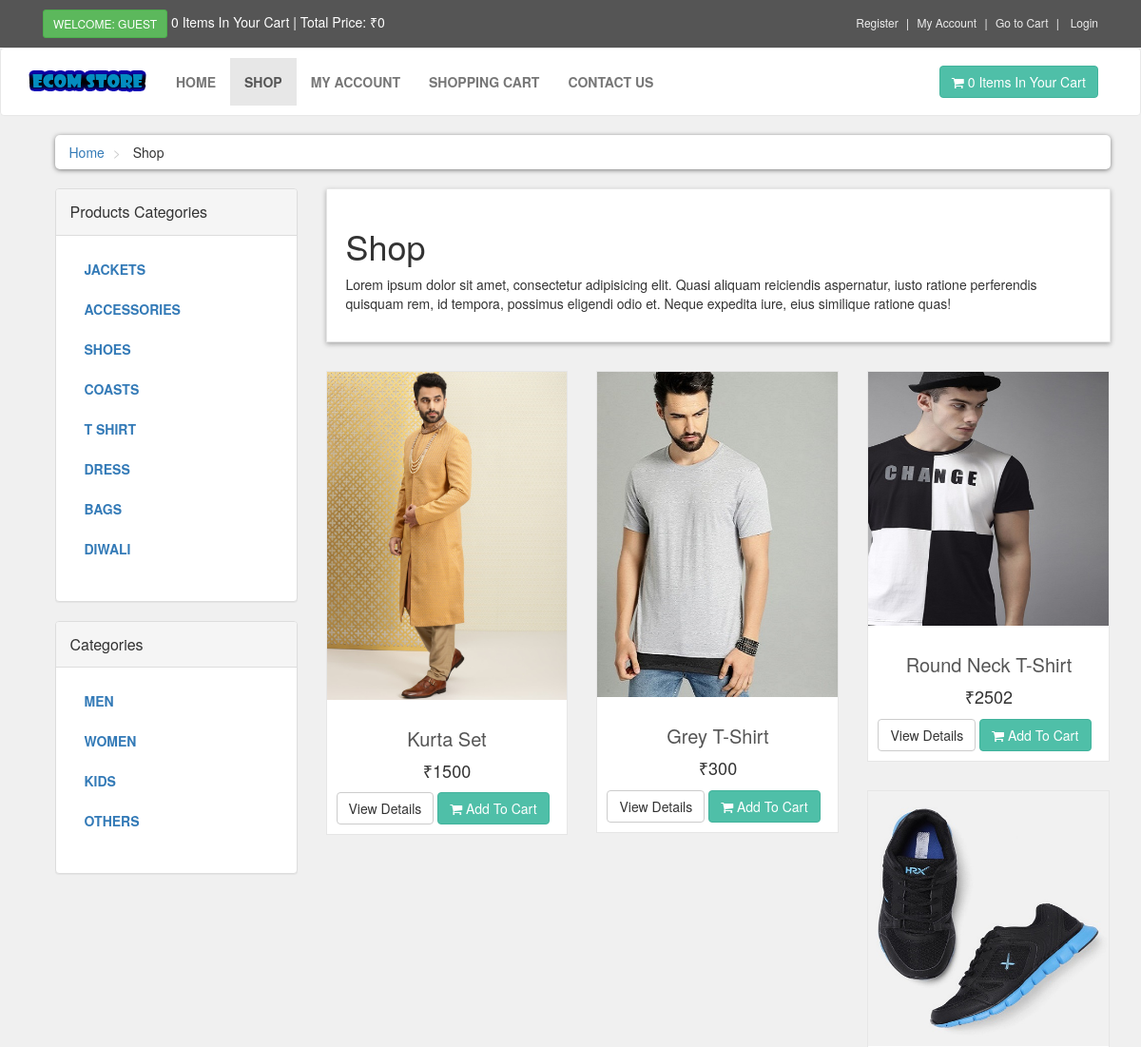
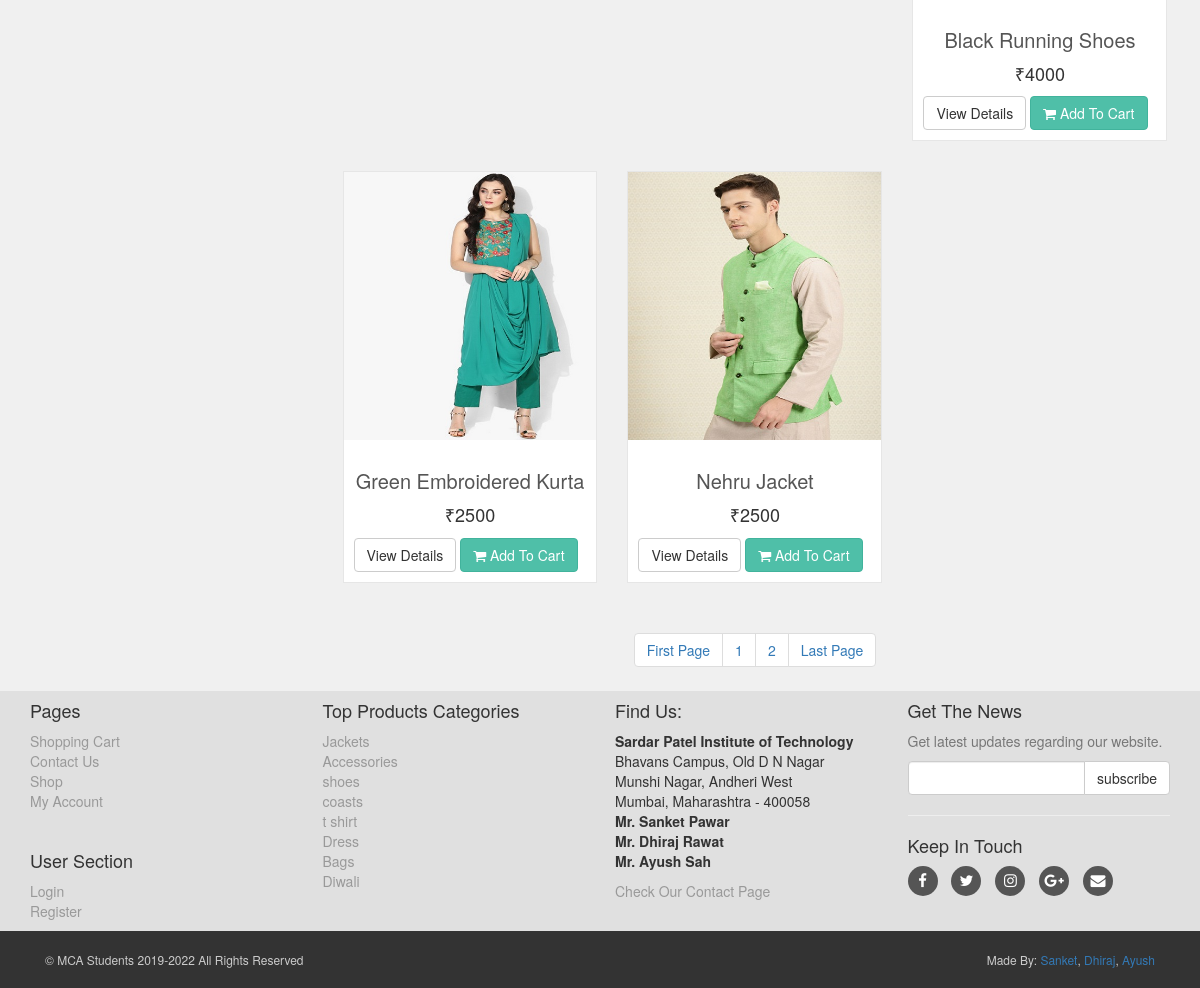
The page /shop.php on the database its author committed (2 pictures, top to bottom).
### tables this page shows
CREATE TABLE `product_categories` (
  `p_cat_id` int(10) NOT NULL,
  `p_cat_title` text NOT NULL,
  `p_cat_desc` text NOT NULL
);

CREATE TABLE `categories` (
  `cat_id` int(10) NOT NULL,
  `cat_title` text NOT NULL,
  `cat_desc` varchar(255) NOT NULL
);

CREATE TABLE `product` (
  `product_id` int(10) NOT NULL,
  `p_cat_id` int(10) NOT NULL,
  `cat_id` int(10) NOT NULL,
  `manufacturer_id` int(10) NOT NULL,
  `date` timestamp NOT NULL DEFAULT current_timestamp() ON UPDATE current_timestamp(),
  `product_title` text NOT NULL,
  `product_img1` text NOT NULL,
  `product_img2` text NOT NULL,
  `product_img3` text NOT NULL,
  `product_price` text NOT NULL,
  `product_keywords` text NOT NULL,
  `product_desc` text NOT NULL
);

### shop.php (the view, shortened to what this page needs)
<?php
include("includes/header.php");
?>
    <div id="content">
        <div class="container">
            <div class="col-md-12">
                <ul class="breadcrumb">
                    <li>
                        <a href="index.php">Home</a>
                    </li>
                    <li>
                        Shop
                    </li>
                </ul>
            </div>
            <div class="col-md-3">
                <?php
                include("includes/sidebar.php");
                ?>
            </div>
            <div class="col-md-9">
            <?php
                if(!isset($_GET['p_cat'])){
                    if(!isset($_GET['cat'])){
                        echo "
                        <div class='box'>
                            <h1>Shop</h1>
                            <p>
                                Lorem ipsum dolor sit amet, consectetur adipisicing elit. Quasi aliquam reiciendis aspernatur, iusto ratione perferendis quisquam rem, id tempora, possimus eligendi odio et. Neque expedita iure, eius similique ratione quas!
                            </p>
                        </div>
                        ";
                    }
                }
            ?>
                <div class="row">
                <?php
                        if(!isset($_GET['p_cat'])){
                         if(!isset($_GET['cat'])){
                            $per_page=6;
                            if(isset($_GET['page'])){
                                $page = $_GET['page'];
                            }else{
                                $page=1;
                            }
                            $start_from = ($page-1) * $per_page;
                            $get_products = "select * from product order by 1 DESC LIMIT $start_from,$per_page";
                            $run_products = mysqli_query($con,$get_products);
                            while($row_products=mysqli_fetch_array($run_products)){
                                $pro_id = $row_products['product_id'];
                                $pro_title = $row_products['product_title'];
                                $pro_price = $row_products['product_price'];
                                $pro_img1 = $row_products['product_img1'];
                                echo "
                                    <div class='col-md-4 col-sm-6 center-responsive'>
                                        <div class='product'>
                                            <a href='details.php?pro_id=$pro_id'>
                                                <img class='img-responsive' src='admin_area/product_images/$pro_img1'>
                                            </a>
                                            <div class='text'>
                                                <h3>
                                                    <a href='details.php?pro_id=$pro_id'> $pro_title </a>
                                                </h3>
                                                <p class='price'>
                                                    ₹$pro_price
                                                </p>
                                                <p class='buttons'>
                                                    <a class='btn btn-default' href='details.php?pro_id=$pro_id'>
                                                        View Details
                                                    </a>
                                                    <a class='btn btn-primary' href='details.php?pro_id=$pro_id'>
                                                        <i class='fa fa-shopping-cart'></i> Add To Cart
                                                    </a>
                                                </p>
                                            </div>
                                        </div>
                                    </div>
                                ";
                        }
                   ?>
                </div>
                    <center>
                        <ul class="pagination">
                            <?php
                    $query = "select * from product";
                    $result = mysqli_query($con,$query);
                    $total_records = mysqli_num_rows($result);
                    $total_pages = ceil($total_records / $per_page);
                        echo "
                            <li>
                                <a href='shop.php?page=1'> ".'First Page'." </a>
                            </li>
                        ";
                        for($i=1; $i<=$total_pages; $i++){
                              echo "
                            <li>
                                <a href='shop.php?page=".$i."'> ".$i." </a>
                            </li>
                        ";
                        };
                        echo "
                            <li>
                                <a href='shop.php?page=$total_pages'> ".'Last Page'." </a>
                            </li>
                        ";
					    	}
						}
					 ?>
                        </ul>
                    </center>
            </div>
        </div>
    </div>
    <?php
    include("includes/footer.php");
    ?>
</body>
</html>

### functions/functions.php (shortened to what this page needs)
<?php
$db = mysqli_connect("localhost","root","","id11385548_website");
function getRealIpUser(){
    switch(true){
            default : return $_SERVER['REMOTE_ADDR'];
    }
}
function getPCats(){
    global $db;
    $get_p_cats = "select * from product_categories";
    $run_p_cats = mysqli_query($db,$get_p_cats);
    while($row_p_cats=mysqli_fetch_array($run_p_cats)){
        $p_cat_id = $row_p_cats['p_cat_id'];
        $p_cat_title = $row_p_cats['p_cat_title'];
        echo "
            <li>
                <a href='shop.php?p_cat=$p_cat_id'>$p_cat_title </a>
            </li>
        ";
    }
}
function getCats(){
    global $db;
    $get_cats = "select * from categories";
    $run_cats = mysqli_query($db,$get_cats);
    while($row_cats=mysqli_fetch_array($run_cats)){
        $cat_id = $row_cats['cat_id'];
        $cat_title = $row_cats['cat_title'];
        echo "
            <li>
                <a href='shop.php?cat=$cat_id'>$cat_title </a>
            </li>
        ";
    }
}
function items(){
    global $db;
    $ip_add = getRealIpUser();
    $get_items = "select * from cart where ip_add='$ip_add'";
    $run_items = mysqli_query($db,$get_items);
    $count_items = mysqli_num_rows($run_items);
    echo $count_items;
}
function total_price(){
    $total = 0;
    echo "₹" . $total;
}
?>

### includes/footer.php (shortened to what this page needs)
<div id="footer">
    <div class="container">
        <div class="row">
            <div class="col-sm-6 col-md-3">
                <ul>
                   <h4>Pages</h4>
                    <li><a href="cart.php">Shopping Cart</a></li>
                    <li><a href="contact.php">Contact Us</a></li>
                    <li><a href="shop.php">Shop</a></li>
                    <li><a href="customer/my_account.php">My Account</a></li>
                </ul>
                <br>
                <h4>User Section</h4>
                <ul>
                    <?php
                                if(!isset($_SESSION['customer_email'])){
                                    echo "<a href='checkout.php'>Login</a>";
                                }else{
                                    echo "<a href='customer/my_account.php?myorders'>My Account</a>";
                                }
                            ?>
                    <li><a href="customer_register.php">Register</a></li>
                </ul>
            </div>
            <div class="col-sm-6 col-md-3">
                <h4>Top Products Categories</h4>
                <ul>
                <?php
                        $get_p_cats = "select * from product_categories";
                        $run_p_cats = mysqli_query($con,$get_p_cats);
                        while($row_p_cats=mysqli_fetch_array($run_p_cats)){
                            $p_cat_id = $row_p_cats['p_cat_id'];
                            $p_cat_title = $row_p_cats['p_cat_title'];
                            echo "
                                <li>
                                    <a href='shop.php?p_cat=$p_cat_id'>
                                        $p_cat_title
                                    </a>
                                </li>
                            ";
                        }
                    ?>
                </ul>
            </div>
            <div class="col-sm-6 col-md-3">
                <h4>Find Us:</h4>
                <p>
                    <strong>Sardar Patel Institute of Technology</strong>
                    <br>Bhavans Campus, Old D N Nagar
                    <br>Munshi Nagar, Andheri West
                    <br>Mumbai, Maharashtra - 400058
                    <br><strong>Mr. Sanket Pawar</strong>&nbsp;<br><strong>Mr. Dhiraj Rawat</strong>&nbsp;<br><strong>Mr. Ayush Sah</strong>
                </p>
                <a href="contact.php">Check Our Contact Page</a>
            </div>
                <div class="col-sm-6 col-md-3">
                    <h4>Get The News</h4>
                    <p class="text-muted">
                        Get latest updates regarding our website.
                    </p>
                    <form action="" method="post">
                        <div class="input-group">
                            <input type="text" class="form-control" name="email">
                            <span class="input-group-btn">
                                <input type="submit" value="subscribe" class="btn btn-default">
                            </span>
                        </div>
                    </form>
                    <hr>
                    <h4>Keep In Touch</h4>
                    <p class="social">
                        <a href="#" class="fa fa-facebook"></a>
                        <a href="#" class="fa fa-twitter"></a>
                        <a href="#" class="fa fa-instagram"></a>
                        <a href="#" class="fa fa-google-plus"></a>
                        <a href="#" class="fa fa-envelope"></a>
                    </p>
                </div>
        </div>
    </div>
</div>
<div id="copyright">
    <div class="container">
        <div class="col-md-6">
            <p class="pull-left">&copy; MCA Students 2019-2022 All Rights Reserved</p>
        </div>
        <div class="col-md-6">
            <p class="pull-right"> Made By: <a href="https://www.facebook.com/pavarsanket">Sanket</a>, <a href="https://www.facebook.com/Dhirajsinghrawat">Dhiraj</a>, <a href="https://www.facebook.com/Sah.Ayush">Ayush</a></p>
        </div>
    </div>
</div>

### style.css (style rules this page uses)
body { font-size: 14px; line-height: 1.42857143; color: #333333; background: #f0f0f0; overflow-x: hidden; }
.btn-primary { color: rgb(255, 255, 255); background: rgb(79,191,168); border-color: rgb(65, 179, 156); }
.box { background: #ffffff; margin: 0 0 30px; border: solid 1px #e6e6e6; box-sizing: border-box; padding: 20px; box-shadow: 0px 2px 5px rgba(0, 0, 0, .3); }
#content { padding-left: 25px; }
#content .product { background: #ffffff; border: solid 1px #e6e6e6; margin-bottom: 30px; box-sizing: border-box; }
#content .product .text { padding: 10px 10px 0px; }
#content .product .text p.price { font-size: 18px; text-align: center; font-weight: 400; }
#content .product .text h3 { text-align: center; font-size: 20px; }
#content .product .text h3 a { color: rgb(85, 85, 85); }
.breadcrumb { padding: 8px 15px; margin-bottom: 20px; background: #ffffff; border-radius: 5px; box-shadow: 0px 1px 5px rgba(0, 0, 0, .5); }
.breadcrumb> li + li:before { content: ">\00a0"; color: #cccccc; }
#footer { background: #e0e0e0; padding 20px 0; }
#footer a { color: #999999; padding: 0; text-decoration: none; }
#footer ul { list-style: none; padding-left: 0px; }
#footer .social { text-align: left; }
#footer .social a { margin: 0px 10px 0px 0px; display: inline-block; color: #ffffff; width: 30px; height: 30px; border-radius: 15px; line-height: 30px; font-size: 15px; text-align: center; vertical-align: bottom; background: #555555; text-decoration: none; }
#copyright { background: #333333; color: #cccccc; padding: 20px 0px; font-size: 12px; }
#copyright p { margin: 0px; }

### rows shown on the page
product_categories: p_cat_title "JACKETS", p_cat_title "Jackets"
product_categories: p_cat_title "ACCESSORIES", p_cat_title "Accessories"
product_categories: p_cat_title "SHOES", p_cat_title "shoes"
product_categories: p_cat_title "COASTS", p_cat_title "coasts"
product_categories: p_cat_title "T SHIRT", p_cat_title "t shirt"
product_categories: p_cat_title "DRESS", p_cat_title "Dress"
product_categories: p_cat_title "BAGS", p_cat_title "Bags"
product_categories: p_cat_title "DIWALI", p_cat_title "Diwali"
categories: cat_title "MEN"
categories: cat_title "WOMEN"
categories: cat_title "KIDS"
categories: cat_title "OTHERS"
product: product_img1 (picture), product_title "Kurta Set", product_price "1500"
product: product_img1 (picture), product_title "Grey T-Shirt", product_price "300"
product: product_img1 (picture), product_title "Round Neck T-Shirt", product_price "2502"
product: product_img1 (picture), product_title "Black Running Shoes", product_price "4000"
product: product_img1 (picture), product_title "Green Embroidered Kurta", product_price "2500"
product: product_img1 (picture), product_title "Nehru Jacket", product_price "2500"

### other values the page prints
$count_items "0 0"
$total "0"
